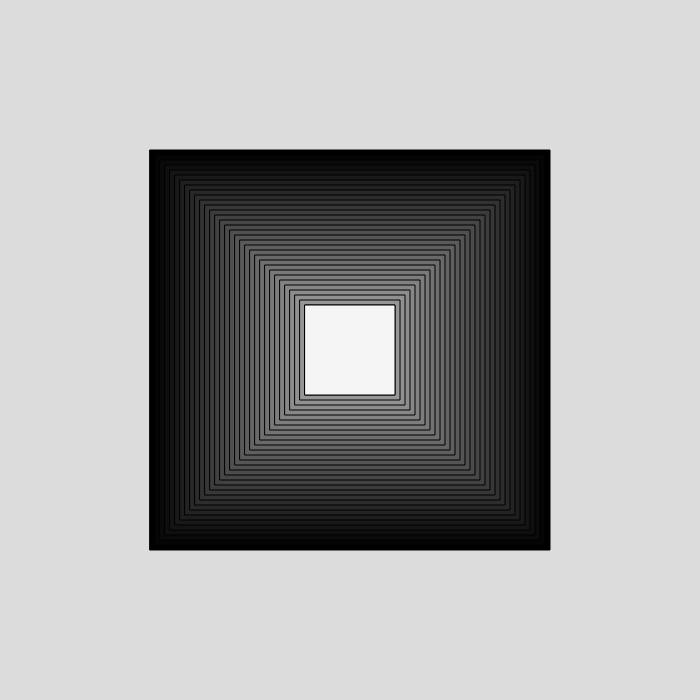
Frame 1 (no input)
Frame 60 (no input): identical to frame 1, image omitted
Frame 120 (the mouse pressed at the canvas centre since frame 60): identical to frame 1, image omitted

The p5.js sketch that drew this single still picture (run headless with seeded random() and noise() and a simulated clock; from frame 60 on, the mouse is pressed at the canvas centre):

// p5.js sketch
// ── sketch.js


//while loops//


function setup() {
  createCanvas(700, 700);
  rectMode(CENTER);
}

function draw() 
{
  background(220);




for (let i = 0; i < 50; i++)
  {fill(i*5);
    rect(width/2,height/2, 400-(i*10), 400-(i*10));
  }
}
